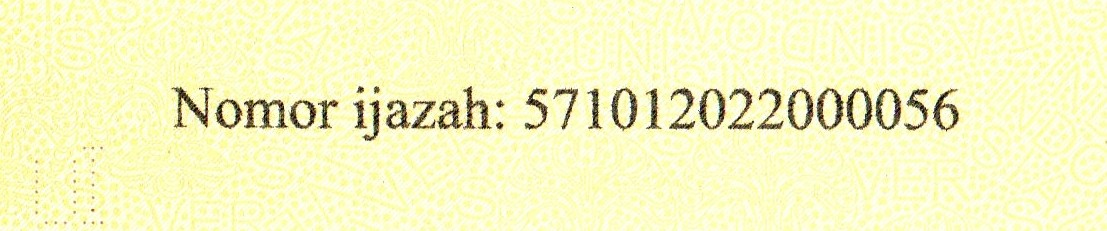
#> input picture PCD TGS 4/CitraIjazah/01_HighQuality_Enhanced.jpg, 1107 x 231 px; its folder holds 4 pictures in this run
$ python histogram.py
#> lines starting #> are read from the running program, lines starting #| are printed output that depends on the picture
import cv2
import matplotlib.pyplot as plt
from pathlib import Path


# ==========================================================
# KONFIGURASI FOLDER
# ==========================================================

# Folder gambar asli yang SUDAH di-crop
folder_input = Path("CitraIjazah")

# Folder hasil enhancement
folder_brightness = Path("hasil/brightness")
folder_contrast = Path("hasil/contrast_stretching")
folder_equalization = Path("hasil/histogram_equalization")

# Folder untuk menyimpan hasil histogram
folder_histogram = Path("hasil/histogram")


# Membuat folder histogram jika belum ada
folder_histogram.mkdir(
    parents=True,
    exist_ok=True
)


# ==========================================================
# MENCARI SEMUA GAMBAR ASLI
# ==========================================================

daftar_gambar = sorted(
    list(folder_input.glob("*.jpg"))
    + list(folder_input.glob("*.jpeg"))
    + list(folder_input.glob("*.png"))
    + list(folder_input.glob("*.bmp"))
)


# ==========================================================
# CEK GAMBAR
# ==========================================================

if not daftar_gambar:

    print("Tidak ditemukan gambar di folder:")
    print(folder_input)

    exit()


# ==========================================================
# INFORMASI PROGRAM
# ==========================================================

print("=" * 70)
print("HISTOGRAM CITRA NOMOR IJAZAH")
print("=" * 70)

print()
print(f"Folder input  : {folder_input}")
print(f"Jumlah gambar : {len(daftar_gambar)}")
print(f"Output        : {folder_histogram}")


# ==========================================================
# PROSES SEMUA GAMBAR
# ==========================================================

for nomor, file_gambar in enumerate(
    daftar_gambar,
    start=1
):

    print()
    print("-" * 70)
    print(
        f"[{nomor}/{len(daftar_gambar)}] "
        f"{file_gambar.name}"
    )
    print("-" * 70)


    # ======================================================
    # NAMA FILE
    # ======================================================

    nama = file_gambar.stem


    # ======================================================
    # MEMBACA CITRA ASLI
    # ======================================================

    gambar_asli = cv2.imread(
        str(file_gambar)
    )
#> gambar_asli is the input picture: shape (231, 1107, 3); mean B, G, R 194.2, 245.6, 246

    if gambar_asli is None:

        print("Gambar asli gagal dibaca.")
        continue


    # ======================================================
    # KONVERSI CITRA ASLI KE GRAYSCALE
    # ======================================================

    original = cv2.cvtColor(
        gambar_asli,
        cv2.COLOR_BGR2GRAY
    )
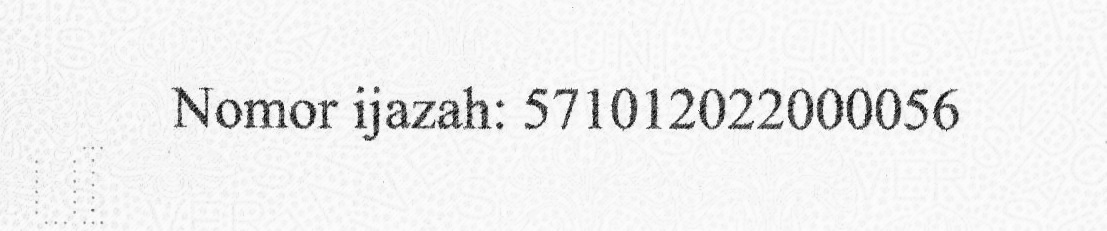
#> original: shape (231, 1107); min 1, max 254, mean 239.9


    # ======================================================
    # MEMBACA HASIL BRIGHTNESS
    # ======================================================

    path_brightness = (
        folder_brightness
        / f"{nama}_brightness.jpg"
    )

    brightness = cv2.imread(
        str(path_brightness),
        cv2.IMREAD_GRAYSCALE
    )


    # ======================================================
    # MEMBACA HASIL CONTRAST STRETCHING
    # ======================================================

    path_contrast = (
        folder_contrast
        / f"{nama}_contrast.jpg"
    )

    contrast = cv2.imread(
        str(path_contrast),
        cv2.IMREAD_GRAYSCALE
    )


    # ======================================================
    # MEMBACA HASIL HISTOGRAM EQUALIZATION
    # ======================================================

    path_equalization = (
        folder_equalization
        / f"{nama}_equalization.jpg"
    )

    equalization = cv2.imread(
        str(path_equalization),
        cv2.IMREAD_GRAYSCALE
    )


    # ======================================================
    # CEK HASIL ENHANCEMENT
    # ======================================================

    if brightness is None:

        print(
            "Hasil brightness tidak ditemukan:"
        )

        print(path_brightness)

        continue


    if contrast is None:

        print(
            "Hasil contrast stretching "
            "tidak ditemukan:"
        )

        print(path_contrast)

        continue


    if equalization is None:

        print(
            "Hasil histogram equalization "
            "tidak ditemukan:"
        )

        print(path_equalization)

        continue


    # ======================================================
    # MEMBUAT HISTOGRAM
    # ======================================================

    plt.figure(figsize=(14, 10))


    # ------------------------------------------------------
    # 1. HISTOGRAM CITRA ASLI
    # ------------------------------------------------------

    plt.subplot(2, 2, 1)

    plt.hist(
        original.ravel(),
        bins=256,
        range=[0, 256]
    )

    plt.title(
        "Histogram Sebelum Enhancement"
    )

    plt.xlabel(
        "Intensitas Piksel"
    )

    plt.ylabel(
        "Jumlah Piksel"
    )


    # ------------------------------------------------------
    # 2. HISTOGRAM BRIGHTNESS
    # ------------------------------------------------------

    plt.subplot(2, 2, 2)

    plt.hist(
        brightness.ravel(),
        bins=256,
        range=[0, 256]
    )

    plt.title(
        "Histogram Brightness Adjustment"
    )

    plt.xlabel(
        "Intensitas Piksel"
    )

    plt.ylabel(
        "Jumlah Piksel"
    )


    # ------------------------------------------------------
    # 3. HISTOGRAM CONTRAST STRETCHING
    # ------------------------------------------------------

    plt.subplot(2, 2, 3)

    plt.hist(
        contrast.ravel(),
        bins=256,
        range=[0, 256]
    )

    plt.title(
        "Histogram Contrast Stretching"
    )

    plt.xlabel(
        "Intensitas Piksel"
    )

    plt.ylabel(
        "Jumlah Piksel"
    )


    # ------------------------------------------------------
    # 4. HISTOGRAM EQUALIZATION
    # ------------------------------------------------------

    plt.subplot(2, 2, 4)

    plt.hist(
        equalization.ravel(),
        bins=256,
        range=[0, 256]
    )

    plt.title(
        "Histogram Equalization"
    )

    plt.xlabel(
        "Intensitas Piksel"
    )

    plt.ylabel(
        "Jumlah Piksel"
    )


    # ======================================================
    # JUDUL UTAMA
    # ======================================================

    plt.suptitle(
        f"Perbandingan Histogram - {nama}",
        fontsize=14
    )


    plt.tight_layout()


    # ======================================================
    # SIMPAN HASIL HISTOGRAM
    # ======================================================

    path_output = (
        folder_histogram
        / f"{nama}_histogram.png"
    )

    plt.savefig(
        str(path_output),
        dpi=150,
        bbox_inches="tight"
    )


    # Tampilkan histogram
    plt.show()

    # Tutup figure
    plt.close()


    # ======================================================
    # INFORMASI STATISTIK
    # ======================================================

    print(
        f"Original             : "
        f"mean={original.mean():.2f}, "
        f"std={original.std():.2f}"
    )

    print(
        f"Brightness            : "
        f"mean={brightness.mean():.2f}, "
        f"std={brightness.std():.2f}"
    )

    print(
        f"Contrast Stretching   : "
        f"mean={contrast.mean():.2f}, "
        f"std={contrast.std():.2f}"
    )

    print(
        f"Histogram Equalization: "
        f"mean={equalization.mean():.2f}, "
        f"std={equalization.std():.2f}"
    )

    print(
        f"Hasil disimpan: {path_output}"
    )
#> pass 2 of the loop `for nomor, file_gambar in enumerate(`:
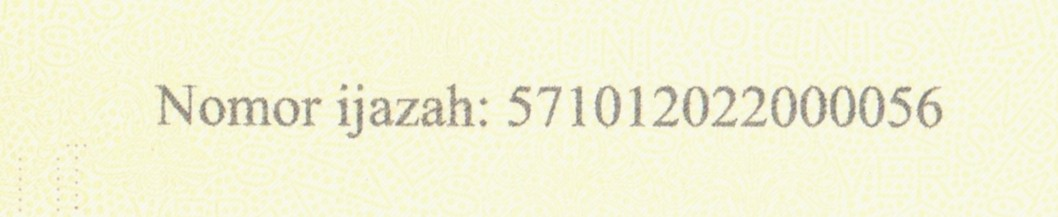
#> input picture PCD TGS 4/CitraIjazah/02_LowContrast.jpg, 1058 x 217 px
#> gambar_asli is the input picture: shape (217, 1058, 3); mean B, G, R 215.5, 243.3, 243.9
#> `original = cv2.cvtColor( gambar_asli, cv2.COLOR_BGR2GRAY )`:
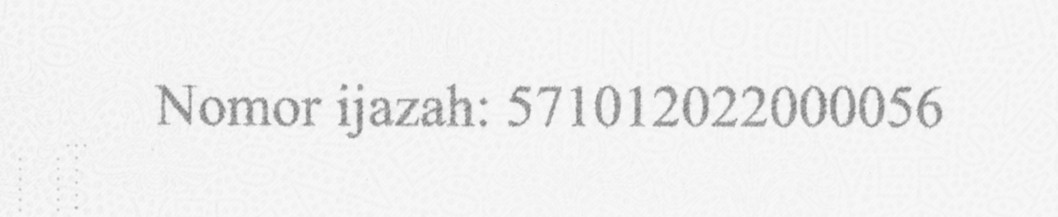
#> original: shape (217, 1058); min 115, max 254, mean 240.3
#> pass 3 of the loop `for nomor, file_gambar in enumerate(`:
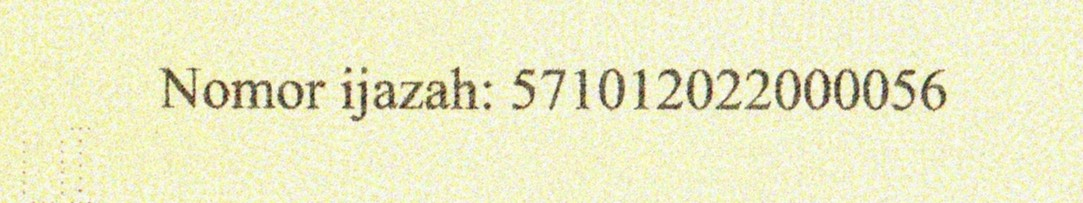
#> input picture PCD TGS 4/CitraIjazah/04_HighNoise.jpg, 1083 x 203 px
#> gambar_asli is the input picture: shape (203, 1083, 3); mean B, G, R 198.4, 236.5, 237.2
#> `original = cv2.cvtColor( gambar_asli, cv2.COLOR_BGR2GRAY )`:
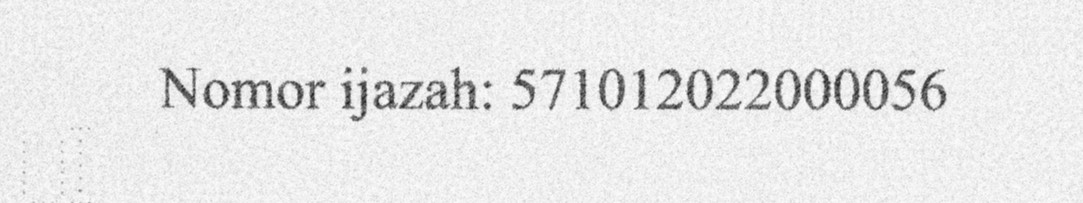
#> original: shape (203, 1083); min 30, max 254, mean 232.4
#> the loop made 4 passes; the first 3 are shown


# ==========================================================
# SELESAI
# ==========================================================

print()
print("=" * 70)
print("PROSES HISTOGRAM SELESAI")
print("=" * 70)

print()
print("Semua histogram tersimpan di:")
print(folder_histogram)
